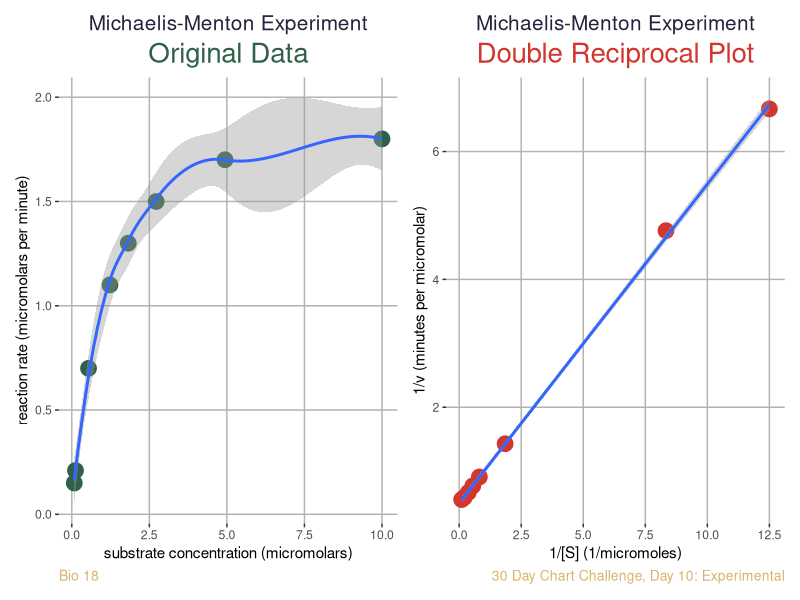

Source code (R):
## ---- chunk 1
knitr::opts_chunk$set(echo = TRUE)
library("patchwork")
library("tidyverse")
## ---- chunk 2
#substrate concentration (mircomolars)
S <- c(0.08, 0.12, 0.54, 1.23, 1.82, 2.72, 4.94, 10.00)
rS <- 1/S # reciprocal

#reaction rate (micromolars per minute)
v <- c(0.15, 0.21, 0.7, 1.1, 1.3, 1.5, 1.7, 1.8)
rv <- 1/v # reciprocal

df <- data.frame(S, v, rS, rv)
## ---- chunk 3
p1 <- ggplot(df, aes(x = S, y = v)) +
  geom_point(color = "#2E604A", size = 5) +
  geom_smooth(se = TRUE) +
  labs(title = "Michaelis-Menton Experiment",
       subtitle = "Original Data",
       caption = "Bio 18",
       x = "substrate concentration (micromolars)",
       y = "reaction rate (micromolars per minute)") +
  theme(#axis.text.x = element_blank(),
        #axis.text.y = element_blank(),
        #axis.ticks = element_blank(),
        #axis.title.x = element_text(size = 15),
        #axis.title.y = element_text(size = 15),
        #legend.position = "bottom",
        panel.background = element_rect(fill = "white"),
        panel.grid.major = element_line(color = "gray70"),
        panel.grid.minor = element_blank(),
        plot.caption = element_text(color = "#DBB165", 
                                     hjust = 0.0, 
                                     size = 10),
        plot.subtitle = element_text(color = "#2E604A", 
                                     hjust = 0.5, 
                                     size = 20),
        plot.title = element_text(color = "#27223C",
                                  hjust = 0.5,
                                  size = 15))
## ---- chunk 4
p2 <- ggplot(df, aes(x = rS, y = rv)) +
  geom_point(color = "#D1362F", size = 5) +
  geom_smooth(method = "lm", se = TRUE) +
  labs(title = "Michaelis-Menton Experiment",
       subtitle = "Double Reciprocal Plot",
       caption = "30 Day Chart Challenge, Day 10: Experimental",
       x = "1/[S] (1/micromoles)",
       y = "1/v (minutes per micromolar)") +
  theme(#axis.text.x = element_blank(),
        #axis.text.y = element_blank(),
        #axis.ticks = element_blank(),
        #axis.title.x = element_text(size = 15),
        #axis.title.y = element_text(size = 15),
        #legend.position = "bottom",
        panel.background = element_rect(fill = "white"),
        panel.grid.major = element_line(color = "gray70"),
        panel.grid.minor = element_blank(),
        plot.caption = element_text(color = "#DBB165", 
                                     # hjust = 0.5, 
                                     size = 10),
        plot.subtitle = element_text(color = "#D1362F", 
                                     hjust = 0.5, 
                                     size = 20),
        plot.title = element_text(color = "#27223C",
                                  hjust = 0.5,
                                  size = 15))
## ---- chunk 5
#patchwork
p1 + p2
